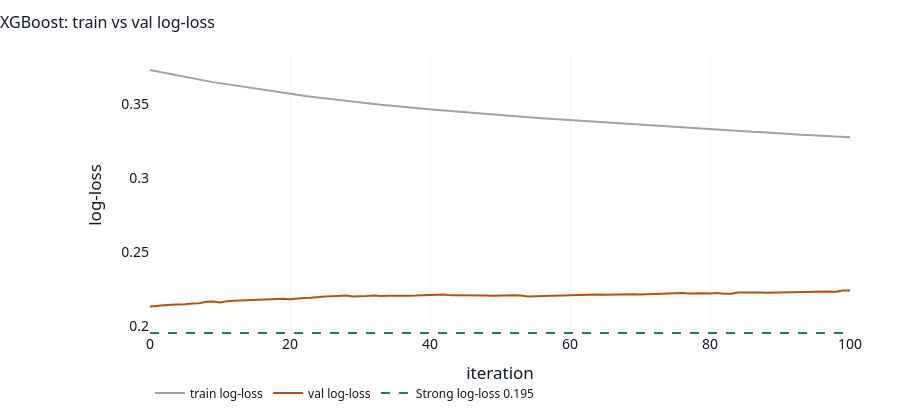

This figure's notebook cell:
### Markdown cell above
The curve wanders around 0.04–0.08 and never parks on Strong. Early trees are noisy; later trees do not find a 0.14 peak. That matches the seed-2026 number, not seed 42.

### Code cell
xgb = pd.read_csv(RESULTS / "xgboost" / "history.csv")
fig = go.Figure()
if "train_loss" in xgb.columns:
    fig.add_trace(go.Scatter(x=xgb["step"], y=xgb["train_loss"], mode="lines", name="train log-loss", line=dict(color=MUTED)))
fig.add_trace(go.Scatter(x=xgb["step"], y=xgb["val_loss"], mode="lines", name="val log-loss", line=dict(color=AMBER, width=2)))
fig.add_hline(y=STRONG["log_loss"], line_dash="dash", line_color=GREEN)
fig.add_trace(go.Scatter(x=[None], y=[None], mode="lines", line=dict(color=GREEN, dash="dash"), name="Strong log-loss 0.195"))
fig.update_layout(title="XGBoost: train vs val log-loss", xaxis_title="iteration", yaxis_title="log-loss")
show(style_fig(fig, height=420), "05_xgboost_history.html")
